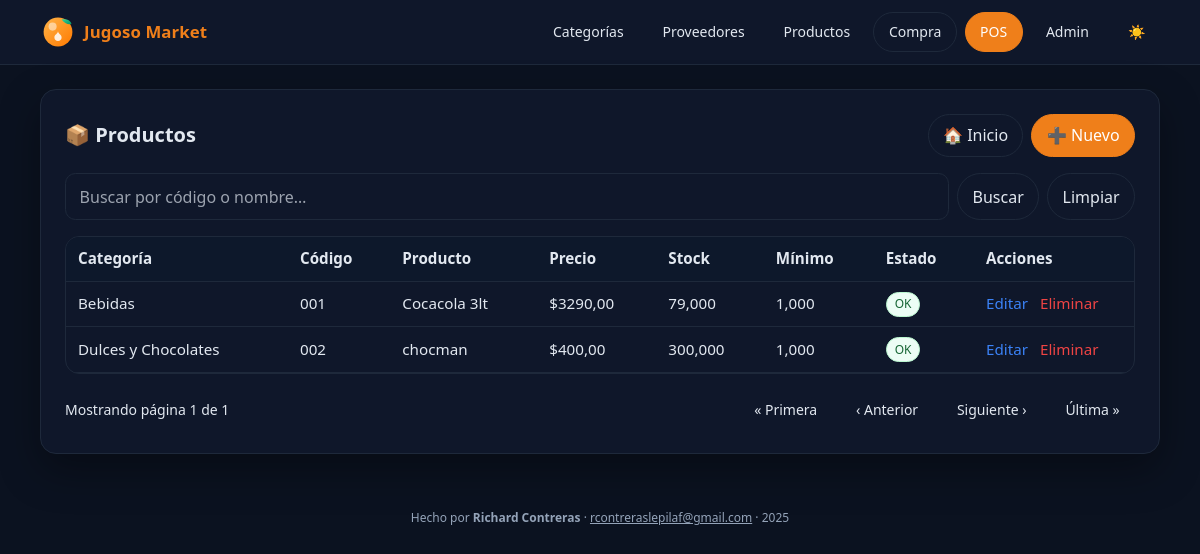
The app's page /productos/, older data.
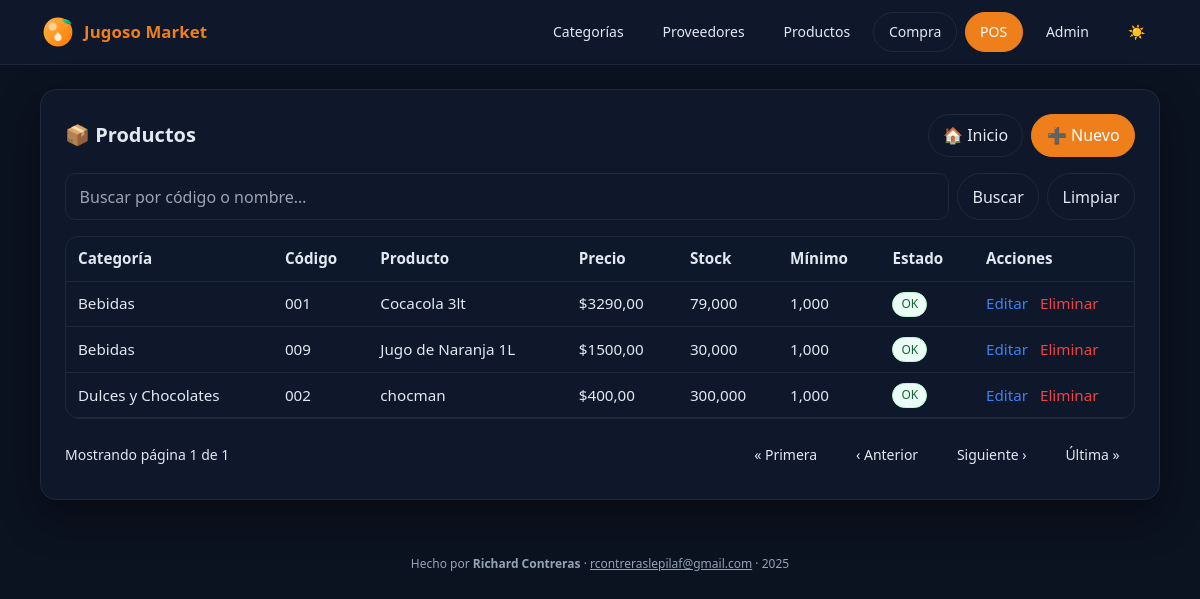
The same page, newer data.
### inventario/models.py (models this page shows, shortened)
class Producto(models.Model):
    codigo = models.CharField(max_length=30, unique=True)
    nombre = models.CharField(max_length=120)
    categoria = models.ForeignKey(Categoria, on_delete=models.PROTECT, related_name='productos')
    unidad = models.CharField(max_length=20, default='unidad')  # unidad, kg, lt, pack
    precio = models.DecimalField(max_digits=10, decimal_places=2, default=0)  # precio de venta
    stock = models.DecimalField(max_digits=12, decimal_places=3, default=0)
    stock_minimo = models.DecimalField(max_digits=12, decimal_places=3, default=0)
    activo = models.BooleanField(default=True)

class Categoria(models.Model):
    nombre = models.CharField(max_length=100, unique=True)
    descripcion = models.TextField(blank=True)

### inventario/views.py (the view)
# urls.py: path("productos/", views.productos_list, name="productos_list"),
def productos_list(request):
    q = (request.GET.get("q") or "").strip()
    qs = Producto.objects.select_related("categoria").all().order_by("nombre")
    if q:
        qs = qs.filter(Q(codigo__icontains=q) | Q(nombre__icontains=q))
    page_obj = paginar_queryset(request, qs, 10)
    return render(request, "inventario/productos_list.html",
                  {"productos": page_obj.object_list, "page_obj": page_obj, "q": q})

### inventario/views.py (called while the page is built)
def paginar_queryset(request, queryset, per_page=10):
    page_number = request.GET.get("page") or 1
    paginator = Paginator(queryset, per_page)
    return paginator.get_page(page_number)

### templates/inventario/productos_list.html (shortened to what this page needs)
{% extends "inventario/base.html" %}
{% block content %}
<div class="card p-6">
  <div class="flex items-center justify-between">
    <h1 class="text-xl font-semibold">📦 Productos</h1>
    <div class="flex gap-2">
      <a class="btn" href="{% url 'inventario:home' %}">🏠 Inicio</a>
      <a class="btn btn-primary" href="{% url 'inventario:producto_crear' %}">➕ Nuevo</a>
    </div>
  </div>
  <form method="get" class="mt-4 flex gap-2">
    <input class="inp" type="text" name="q" value="{{ q }}" placeholder="Buscar por código o nombre…">
    <button class="btn" type="submit">Buscar</button>
    <a class="btn" href="{% url 'inventario:productos_list' %}">Limpiar</a>
  </form>
  <div class="overflow-x-auto mt-4">
    <table class="table">
      <thead>
        <tr>
          <th>Categoría</th>
          <th>Código</th>
          <th>Producto</th>
          <th>Precio</th>
          <th>Stock</th>
          <th>Mínimo</th>
          <th>Estado</th>
          <th style="width: 160px;">Acciones</th>
        </tr>
      </thead>
      <tbody>
        {% for p in productos %}
          <tr>
            <td>{{ p.categoria.nombre }}</td>
            <td>{{ p.codigo }}</td>
            <td>{{ p.nombre }}</td>
            <td>${{ p.precio }}</td>
            <td>{{ p.stock }}</td>
            <td>{{ p.stock_minimo }}</td>
            <td>
              {% if p.stock <= p.stock_minimo %}
                <span class="badge badge-low">Bajo</span>
              {% else %}
                <span class="badge badge-ok">OK</span>
              {% endif %}
            </td>
            <td class="whitespace-nowrap">
              <a class="text-blue-500 hover:underline mr-2" href="{% url 'inventario:producto_editar' p.id %}">Editar</a>
              <a class="text-red-500 hover:underline" href="{% url 'inventario:producto_eliminar' p.id %}">Eliminar</a>
            </td>
          </tr>
        {% empty %}
          <tr><td colspan="8" class="text-center text-sm opacity-75 py-6">No hay productos.</td></tr>
        {% endfor %}
      </tbody>
    </table>
  </div>
  {% if page_obj %}
    <div class="flex items-center justify-between mt-4 text-sm" aria-label="Paginación">
      <div>Mostrando página {{ page_obj.number }} de {{ page_obj.paginator.num_pages }}</div>
      <div class="flex gap-2">
        {% if page_obj.has_previous %}
          <a class="btn" href="?q={{ q }}&page=1">« Primera</a>
          <a class="btn" href="?q={{ q }}&page={{ page_obj.previous_page_number }}">‹ Anterior</a>
        {% else %}
          <span class="btn btn-ghost">« Primera</span>
          <span class="btn btn-ghost">‹ Anterior</span>
        {% endif %}
        {% if page_obj.has_next %}
          <a class="btn" href="?q={{ q }}&page={{ page_obj.next_page_number }}">Siguiente ›</a>
          <a class="btn" href="?q={{ q }}&page={{ page_obj.paginator.num_pages }}">Última »</a>
        {% else %}
          <span class="btn btn-ghost">Siguiente ›</span>
          <span class="btn btn-ghost">Última »</span>
        {% endif %}
      </div>
    </div>
  {% endif %}
</div>
{% endblock %}

Row changes from the older to the newer data that the page shows:
added Producto: categoria.nombre "Bebidas", codigo "009", nombre "Jugo de Naranja 1L", precio "1500,00", stock "30,000", stock_minimo "1,000", shows "OK"
